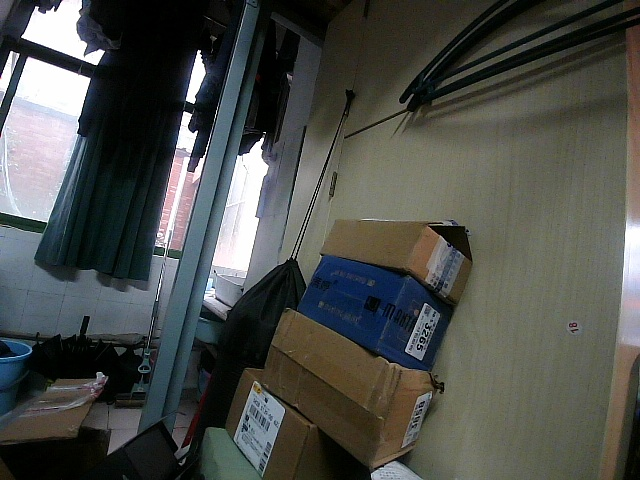
//> input picture resources/room/room_1.jpg, 640 x 480 px
$ ./Harris_opencvAPI   (built with g++ and OpenCV 4)
//> lines starting //> are read from the running program, lines starting //| are printed output that depends on the picture; after the words box and inside, x2 and y2 are one past the last pixel; in counts of white or black regions, pixels touching at a corner belong together
#include <iostream>
#include <opencv2/opencv.hpp>
#include <string>

int main() {
// 使用之前在CMakeLists.txt中定义的资源目录
#ifdef RESOURCE_DIR
  std::string imagePath = std::string(RESOURCE_DIR) + "/room/room_1.jpg";
#else
  std::string imagePath = "chessboard.jpg"; // 默认路径
#endif

  // 读取输入图像
  cv::Mat src = cv::imread(imagePath);
//> src is the input picture: 480 rows x 640 cols, CV_8UC3; mean B, G, R 74.5, 78.4, 75.8
  if (src.empty()) {
    std::cerr << "Error: Could not open or find the image: " << imagePath
              << std::endl;
    return -1;
  }

  // 显示原始图像
  cv::imshow("Original Image", src);

  // 转换为灰度图
  cv::Mat gray;
  cv::cvtColor(src, gray, cv::COLOR_BGR2GRAY);
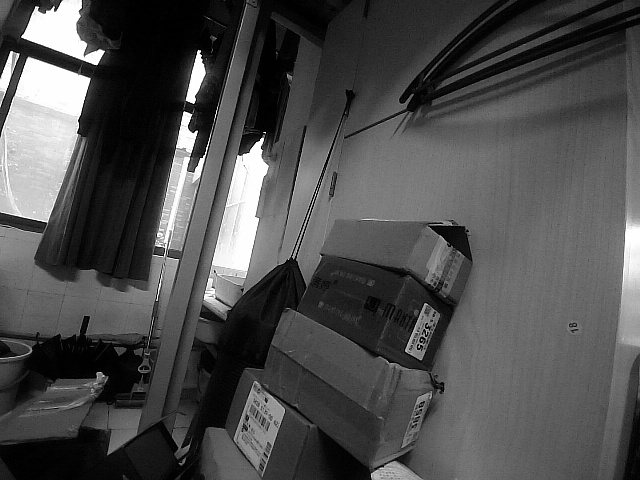
//> gray: 480 rows x 640 cols, CV_8UC1; min 0, max 255, mean 77.2

  // 角点检测参数
  int blockSize = 2; // 邻域大小
  int ksize = 3;     // Sobel算子的孔径参数
  double k = 0.04;   // Harris检测器自由参数

  // Harris角点检测
  cv::Mat dst, dst_norm, dst_norm_scaled;
  dst = cv::Mat::zeros(src.size(), CV_32FC1);

  // 执行Harris角点检测
  cv::cornerHarris(gray, dst, blockSize, ksize, k);
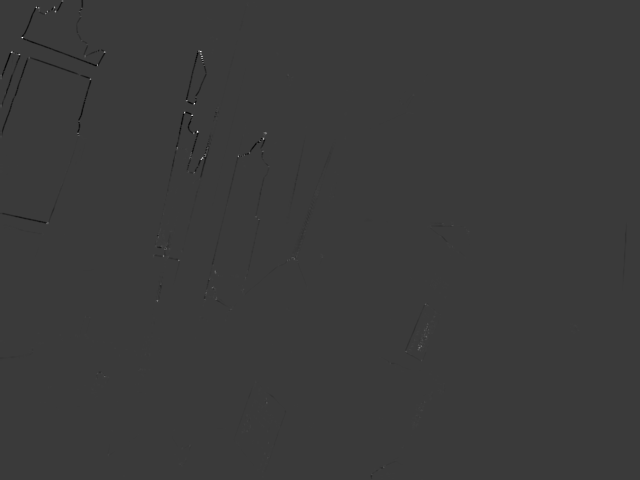
//> dst: 480 rows x 640 cols, CV_32FC1; min -0.0243, max 0.0808, mean -4.97e-05; drawn with min black and max white

  // 归一化角点强度
  cv::normalize(dst, dst_norm, 0, 255, cv::NORM_MINMAX, CV_32FC1, cv::Mat());
  cv::convertScaleAbs(dst_norm, dst_norm_scaled);

  // 标记角点
  cv::Mat result = src.clone();
  for (int i = 0; i < dst_norm.rows; i++) {
    for (int j = 0; j < dst_norm.cols; j++) {
      // 设置阈值，只保留强角点
      if ((int)dst_norm.at<float>(i, j) > 100) {
        // 绘制角点，参数：图像、点、半径、颜色、粗细
        cv::circle(result, cv::Point(j, i), 5, cv::Scalar(0, 0, 255), 1,
                   cv::LINE_AA);
      }
    }
  }
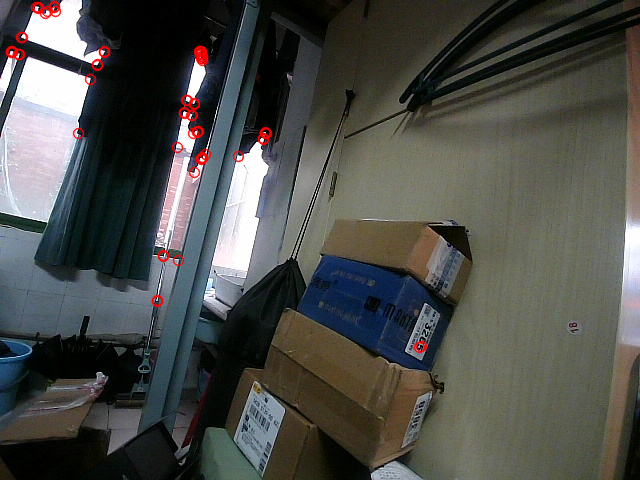
//> result: 480 rows x 640 cols, CV_8UC3; 0.98% of pixels changed, all inside (x1, y1, x2, y2) = (5, 0, 428, 354)

  // 显示结果
  cv::imshow("Harris Corners", result);

  // 等待用户按键退出
  cv::waitKey(0);

  return 0;
}
